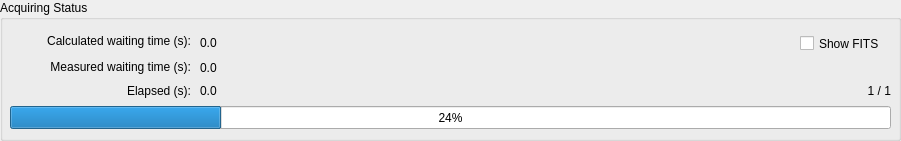
  <widget class="QGroupBox" name="groupBox_6">
   <property name="geometry">
    <rect>
     <x>10</x>
     <y>490</y>
     <width>901</width>
     <height>141</height>
    </rect>
   </property>
   <property name="title">
    <string>Acquiring Status</string>
   </property>
   <widget class="QLabel" name="label_18">
    <property name="geometry">
     <rect>
      <x>10</x>
      <y>30</y>
      <width>181</width>
      <height>21</height>
     </rect>
    </property>
    <property name="layoutDirection">
     <enum>Qt::LeftToRight</enum>
    </property>
    <property name="text">
     <string>Calculated waiting time (s):</string>
    </property>
    <property name="alignment">
     <set>Qt::AlignRight|Qt::AlignTrailing|Qt::AlignVCenter</set>
    </property>
   </widget>
   <widget class="QLabel" name="label_measured_time">
    <property name="geometry">
     <rect>
      <x>200</x>
      <y>57</y>
      <width>81</width>
      <height>21</height>
     </rect>
    </property>
    <property name="text">
     <string>0.0</string>
    </property>
   </widget>
   <widget class="QLabel" name="label_17">
    <property name="geometry">
     <rect>
      <x>10</x>
      <y>56</y>
      <width>181</width>
      <height>21</height>
     </rect>
    </property>
    <property name="layoutDirection">
     <enum>Qt::LeftToRight</enum>
    </property>
    <property name="text">
     <string>Measured waiting time (s):</string>
    </property>
    <property name="alignment">
     <set>Qt::AlignRight|Qt::AlignTrailing|Qt::AlignVCenter</set>
    </property>
   </widget>
   <widget class="QLabel" name="label_calculated_time">
    <property name="geometry">
     <rect>
      <x>200</x>
      <y>32</y>
      <width>81</width>
      <height>21</height>
     </rect>
    </property>
    <property name="text">
     <string>0.0</string>
    </property>
   </widget>
   <widget class="QProgressBar" name="prog_sts">
    <property name="geometry">
     <rect>
      <x>10</x>
      <y>106</y>
      <width>881</width>
      <height>23</height>
     </rect>
    </property>
    <property name="value">
     <number>24</number>
    </property>
   </widget>
   <widget class="QCheckBox" name="chk_show_fits">
    <property name="geometry">
     <rect>
      <x>800</x>
      <y>33</y>
      <width>91</width>
      <height>21</height>
     </rect>
    </property>
    <property name="text">
     <string>Show FITS</string>
    </property>
   </widget>
   <widget class="QLabel" name="label_elapsed">
    <property name="geometry">
     <rect>
      <x>200</x>
      <y>80</y>
      <width>81</width>
      <height>21</height>
     </rect>
    </property>
    <property name="layoutDirection">
     <enum>Qt::LeftToRight</enum>
    </property>
    <property name="text">
     <string>0.0</string>
    </property>
    <property name="alignment">
     <set>Qt::AlignLeading|Qt::AlignLeft|Qt::AlignVCenter</set>
    </property>
   </widget>
   <widget class="QLabel" name="label_cur_num_3">
    <property name="geometry">
     <rect>
      <x>10</x>
      <y>80</y>
      <width>181</width>
      <height>21</height>
     </rect>
    </property>
    <property name="layoutDirection">
     <enum>Qt::LeftToRight</enum>
    </property>
    <property name="text">
     <string>Elapsed (s):</string>
    </property>
    <property name="alignment">
     <set>Qt::AlignRight|Qt::AlignTrailing|Qt::AlignVCenter</set>
    </property>
   </widget>
   <widget class="QLabel" name="label_cur_num">
    <property name="geometry">
     <rect>
      <x>790</x>
      <y>80</y>
      <width>101</width>
      <height>21</height>
     </rect>
    </property>
    <property name="layoutDirection">
     <enum>Qt::LeftToRight</enum>
    </property>
    <property name="text">
     <string>1 / 1</string>
    </property>
    <property name="alignment">
     <set>Qt::AlignRight|Qt::AlignTrailing|Qt::AlignVCenter</set>
    </property>
   </widget>
  </widget>
